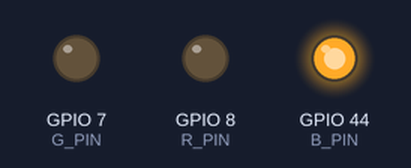
Bench run of a sketch on a simulated ESP32. Shown: output pins drawn as LEDs (lit = HIGH). What the sketch prints to the serial monitor is not drawn.

Above: at 0.5 s.
At 1.5 s:
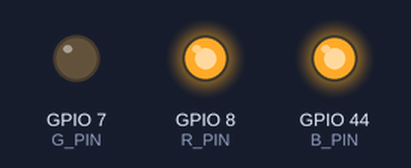
At 3.5 s:
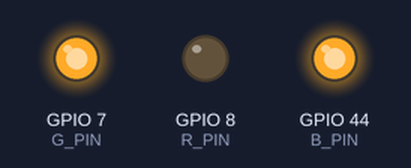
At 5.5 s:
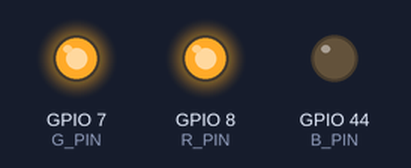
Timing chart, 0 to 6.9 s (numbered marks = the images above):
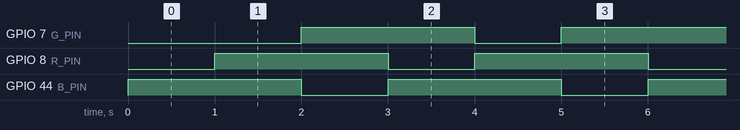

The sketch:

get_mac_adress.ino
```cpp
#include "WiFi.h"

#define R_PIN D9
#define G_PIN D8
#define B_PIN D7


void setup(){

  pinMode(R_PIN, OUTPUT);
  pinMode(G_PIN, OUTPUT);
  pinMode(B_PIN, OUTPUT);
  Serial.begin(115200);

  WiFi.mode(WIFI_MODE_STA);

  Serial.println(WiFi.macAddress());


}


void loop(){
  digitalWrite(R_PIN, LOW); // leds activés à l'état bas
  digitalWrite(B_PIN, HIGH);
  delay(1000);
  digitalWrite(G_PIN, LOW);
  digitalWrite(R_PIN, HIGH);
  delay(1000);
  digitalWrite(B_PIN, LOW);
  digitalWrite(G_PIN, HIGH);
  delay(1000);

}
```

Measured:
- by itself, GPIO 7 (G_PIN), GPIO 8 (R_PIN), GPIO 44 (B_PIN): alternates HIGH for 2.0 s and LOW for 1.0 s
- by itself, everything shown: repeats every 3.0 s, in 3 steps
